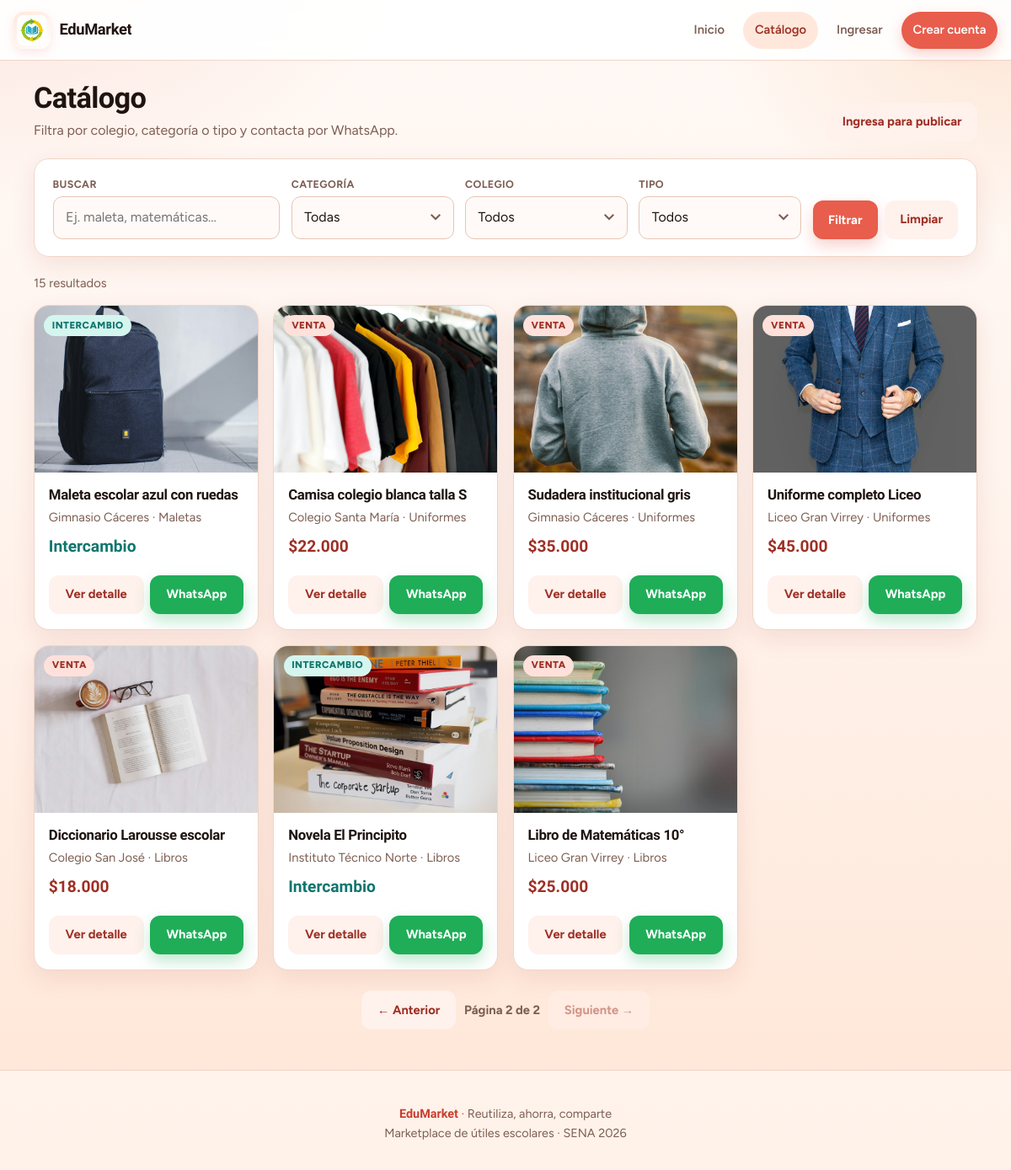
The page /catalogo.php?page=2 on the database its author committed.
### tables this page shows
CREATE TABLE articulo (
  id_articulo INT AUTO_INCREMENT PRIMARY KEY,
  titulo VARCHAR(200) NOT NULL,
  descripcion TEXT,
  precio DECIMAL(10,2) NOT NULL DEFAULT 0.00,
  tipo ENUM('venta','intercambio') NOT NULL DEFAULT 'venta',
  estado ENUM('disponible','entregado') NOT NULL DEFAULT 'disponible',
  telefono_contacto VARCHAR(20) NOT NULL,
  foto_url VARCHAR(255) DEFAULT NULL,
  id_categoria INT NOT NULL,
  id_institucion INT NOT NULL,
  id_usuario INT NOT NULL,
  creado_en TIMESTAMP DEFAULT CURRENT_TIMESTAMP,
  CONSTRAINT fk_articulo_categoria FOREIGN KEY (id_categoria) REFERENCES categoria(id_categoria),
  CONSTRAINT fk_articulo_institucion FOREIGN KEY (id_institucion) REFERENCES institucion(id_institucion),
  CONSTRAINT fk_articulo_usuario FOREIGN KEY (id_usuario) REFERENCES usuario(id_usuario) ON DELETE CASCADE
);

CREATE TABLE institucion (
  id_institucion INT AUTO_INCREMENT PRIMARY KEY,
  nombre VARCHAR(150) NOT NULL,
  UNIQUE KEY uq_institucion_nombre (nombre)
);

CREATE TABLE categoria (
  id_categoria INT AUTO_INCREMENT PRIMARY KEY,
  nombre VARCHAR(80) NOT NULL UNIQUE
);

### catalogo.php (the view, shortened to what this page needs)
<?php
require_once __DIR__ . "/includes/conexion.php";
require_once __DIR__ . "/includes/funciones.php";
$idCat = (int)($_GET["categoria"] ?? 0);
$idInst = (int)($_GET["institucion"] ?? 0);
$tipoFiltro = trim($_GET["tipo"] ?? "");
$q = trim($_GET["q"] ?? "");
$where = " WHERE a.estado = 'disponible'";
$types = "";
$params = [];
$countSql = "SELECT COUNT(*) AS total FROM articulo a" . $where;
if ($types) {
    $stCount = $mysqli->prepare($countSql);
    $stCount->bind_param($types, ...$params);
    $stCount->execute();
    $total = (int)$stCount->get_result()->fetch_assoc()["total"];
} else {
    $total = (int)$mysqli->query($countSql)->fetch_assoc()["total"];
}
$pag = calcularPaginacion($total, 8);
$queryKeep = [
    "categoria" => $idCat ?: null,
    "institucion" => $idInst ?: null,
    "tipo" => $tipoFiltro !== "" ? $tipoFiltro : null,
    "q" => $q !== "" ? $q : null,
];
$queryKeep = array_filter($queryKeep, fn($v) => $v !== null && $v !== "");
$sql = "SELECT a.*, c.nombre AS categoria, i.nombre AS institucion
 FROM articulo a
 JOIN categoria c ON c.id_categoria = a.id_categoria
 JOIN institucion i ON i.id_institucion = a.id_institucion"
 . $where
 . " ORDER BY a.id_articulo DESC LIMIT ? OFFSET ?";
$typesPage = $types . "ii";
$paramsPage = array_merge($params, [$pag["por_pagina"], $pag["offset"]]);
$st = $mysqli->prepare($sql);
$st->bind_param($typesPage, ...$paramsPage);
$st->execute();
$arts = $st->get_result()->fetch_all(MYSQLI_ASSOC);
require __DIR__ . "/includes/header.php";
?>
<main class="contenedor">
  <div class="page-head">
    <div>
      <h1>Catálogo</h1>
      <p>Filtra por colegio, categoría o tipo y contacta por WhatsApp.</p>
    </div>
    <?php if (usuarioLogueado()): ?>
      <a class="btn btn-primary" href="publicar.php">＋ Publicar</a>
    <?php else: ?>
      <a class="btn btn-ghost" href="login.php">Ingresa para publicar</a>
    <?php endif; ?>
  </div>
  <form class="panel filters" method="get" action="catalogo.php">
    <div>
      <label for="q">Buscar</label>
      <input id="q" name="q" placeholder="Ej. maleta, matemáticas…" value="<?= e($q) ?>">
    </div>
    <div>
      <label for="categoria">Categoría</label>
      <select id="categoria" name="categoria">
        <option value="0">Todas</option>
      </select>
    </div>
    <div>
      <label for="institucion">Colegio</label>
      <select id="institucion" name="institucion">
        <option value="0">Todos</option>
      </select>
    </div>
    <div>
      <label for="tipo">Tipo</label>
      <select id="tipo" name="tipo">
        <option value="">Todos</option>
      </select>
    </div>
    <div class="filters-actions">
      <button class="btn btn-primary" type="submit">Filtrar</button>
      <a class="btn btn-ghost" href="catalogo.php">Limpiar</a>
    </div>
  </form>
  <div class="results-meta">
    <span><?= $total ?> resultado<?= $total === 1 ? '' : 's' ?></span>
  </div>
  <?php if (!$arts): ?>
    <div class="empty-state">
      <h3>No hay artículos con esos filtros</h3>
      <p>Prueba otra categoría o limpia la búsqueda.</p>
      <a class="btn btn-primary" href="catalogo.php">Ver todo el catálogo</a>
    </div>
  <?php else: ?>
    <div class="grid">
      <?php foreach ($arts as $a):
        $foto = fotoArticulo($a['foto_url'], $a['categoria']);
      ?>
        <article class="card">
          <a class="card-media" href="articulo.php?id=<?= (int)$a['id_articulo'] ?>">
            <img src="<?= e($foto) ?>" alt="<?= e($a['titulo']) ?>" loading="lazy">
            <span class="badge <?= $a['tipo']==='intercambio'?'intercambio':'' ?>"><?= e(etiquetaTipo($a['tipo'])) ?></span>
          </a>
          <div class="card-body">
            <h3><a href="articulo.php?id=<?= (int)$a['id_articulo'] ?>"><?= e($a['titulo']) ?></a></h3>
            <p class="muted"><?= e($a['institucion']) ?> · <?= e($a['categoria']) ?></p>
            <p class="card-price <?= $a['tipo']==='intercambio'?'swap':'' ?>">
              <?= $a['tipo']==='intercambio' ? 'Intercambio' : formatoPesos($a['precio']) ?>
            </p>
            <div class="acciones">
              <a class="btn btn-ghost" href="articulo.php?id=<?= (int)$a['id_articulo'] ?>">Ver detalle</a>
              <a class="btn btn-wa" target="_blank" rel="noopener"
                 href="<?= e(waLink($a['telefono_contacto'], 'Hola, me interesa en EduMarket: '.$a['titulo'])) ?>">WhatsApp</a>
            </div>
          </div>
        </article>
      <?php endforeach; ?>
    </div>
    <?= renderPaginacion($pag, $queryKeep) ?>
  <?php endif; ?>
</main>
<?php require __DIR__ . "/includes/footer.php"; ?>

### rows shown on the page
articulo: foto_url (picture), tipo "INTERCAMBIO", titulo "Maleta escolar azul con ruedas", id_institucion.nombre "Gimnasio Cáceres", id_categoria.nombre "Maletas", shows "Intercambio"
articulo: foto_url (picture), tipo "VENTA", titulo "Camisa colegio blanca talla S", id_institucion.nombre "Colegio Santa María", id_categoria.nombre "Uniformes", precio "$22.000"
articulo: foto_url (picture), tipo "VENTA", titulo "Sudadera institucional gris", id_institucion.nombre "Gimnasio Cáceres", id_categoria.nombre "Uniformes", precio "$35.000"
articulo: foto_url (picture), tipo "VENTA", titulo "Uniforme completo Liceo", id_institucion.nombre "Liceo Gran Virrey", id_categoria.nombre "Uniformes", precio "$45.000"
articulo: foto_url (picture), tipo "VENTA", titulo "Diccionario Larousse escolar", id_institucion.nombre "Colegio San José", id_categoria.nombre "Libros", precio "$18.000"
articulo: foto_url (picture), tipo "INTERCAMBIO", titulo "Novela El Principito", id_institucion.nombre "Instituto Técnico Norte", id_categoria.nombre "Libros", shows "Intercambio"
articulo: foto_url (picture), tipo "VENTA", titulo "Libro de Matemáticas 10°", id_institucion.nombre "Liceo Gran Virrey", id_categoria.nombre "Libros", precio "$25.000"

### other values the page prints
$total "15"
$page "2"
$totalPaginas "2"
